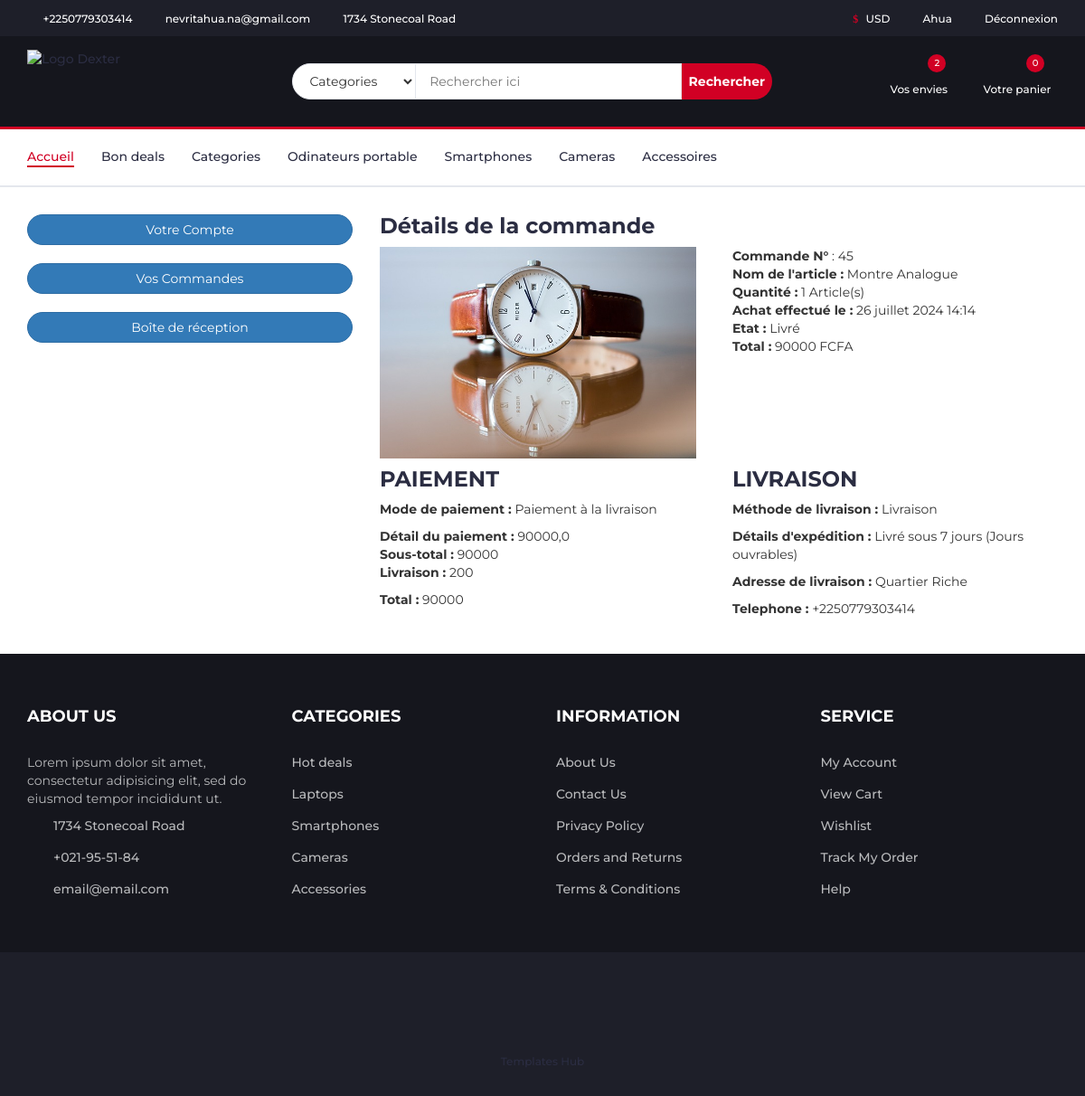
Page /my_account/account/orders/details/45/ (signed in) on the committed database.
### accounts/models.py (models this page shows, shortened)
class Shopper(AbstractBaseUser):
    email = models.EmailField(unique=True)
    last_name = models.CharField("Nom", max_length=30)
    first_name = models.CharField("Prénoms", max_length=100)
    telephone = PhoneNumberField()
    gender = models.CharField(max_length=10)
    birthdate = models.DateField(default=timezone.now)
    date_joined = models.DateTimeField(default=timezone.now)
    last_login = models.DateTimeField(default=timezone.now)
    is_admin = models.BooleanField(default=False)
    is_active = models.BooleanField(default=True)
    is_staff = models.BooleanField(default=False)
    is_superadmin = models.BooleanField(default=False)
    objects = CustomUserManager()
    USERNAME_FIELD = 'email'
    REQUIRED_FIELDS = [
        'last_name',
        'first_name',
        'telephone',
        'gender',
        'birthdate'
    ]
    @property
    def is_staff(self):
        "Is the user a member of staff?"
        return self.is_admin

### store/models.py (models this page shows, shortened)
class WishList(models.Model):
    user = models.OneToOneField(AUTH_USER_MODEL, on_delete=models.CASCADE)
    products = models.ManyToManyField(Product)

class Cart(models.Model):
    user = models.OneToOneField(AUTH_USER_MODEL, on_delete=models.CASCADE)
    orders = models.ManyToManyField(Order)

class OrderedItem(models.Model):
    user = models.ForeignKey(AUTH_USER_MODEL, on_delete=models.CASCADE)
    product = models.ForeignKey(Product, on_delete=models.CASCADE)
    order_id = models.ForeignKey(OrderOrder, on_delete=models.CASCADE)
    quantity = models.IntegerField(default=1)
    price = models.FloatField(default=0.0)
    total = models.IntegerField(default=0)
    def __str__(self):
        return f'{self.product.name} ({self.quantity})'

class Product(models.Model):
    name = models.CharField(max_length=50)
    title = models.TextField(max_length=200)
    category = models.ForeignKey(Category, on_delete=models.SET_NULL, null=True, blank=True)
    price = models.FloatField(default=0.0)
    old_price = models.FloatField(default=0.0)
    stock_quantity = models.IntegerField(default=0)
    description = RichTextField(blank=True)
    technical_information = RichTextField(blank=True, default='', verbose_name="Fiche technique")
    image = models.ImageField(upload_to='products', blank=True, null=True)
    slug = AutoSlugField(populate_from=['name'])

class OrderOrder(models.Model):
    user = models.ForeignKey(AUTH_USER_MODEL, on_delete=models.CASCADE)
    lastname = models.CharField(max_length=255, verbose_name="Nom de famille")
    firstname = models.CharField(max_length=255, verbose_name="Prénom")
    telephone = models.CharField(max_length=20, verbose_name="Téléphone")
    another_phone = models.CharField(max_length=20, blank=True, null=True, verbose_name="Autre téléphone")
    city = models.CharField(max_length=255, verbose_name="Ville")
    delivery_address = models.CharField(max_length=512, verbose_name="Adresse de livraison")
    payment_method = models.CharField(max_length=100, verbose_name="Methode de paiement")
    ordered_date = models.DateTimeField(blank=True, null=True)
    class Meta:
        verbose_name = "Commande d'utilisateur"
        verbose_name_plural = "Commandes d'utilisateurs"

### accounts/views.py (the view)
# urls.py: path('my_account/account/orders/details/<int:pk>/', views.account_orders_details, name='account-orders-details'),
def account_orders_details(request, pk):
    user = request.user
    order = get_object_or_404(OrderedItem, pk=pk)
    context = {'order': order}
    print(order)
    return render(request, 'account/account_manage_orders_details.html', context)

### templates/account/account_manage_orders_details.html (shortened to what this page needs)
{% extends "panel/base.html" %}
{% load static %}
{% block content %}
{% include "panel/header.html" %}
<div class="section">
    <div class="container">
        <div class="row gy-4 align-items-center">
            <div class="col-md-4 col-xs-6 text-center text-uppercase">
                <div class="compte">
                    <a href="{% url 'account-option' %}">
                        <button type="button" class="btn btn-primary mt-5" style="width: 100%;border-radius:20px">
                            Votre Compte
                        </button>
                    </a>
                </div>
                <div class="compte">
                    <a href="{% url 'account-orders' %}">
                        <button type="button" class="btn btn-primary mt-5" style="width: 100%;border-radius:20px">
                            Vos Commandes
                        </button>
                    </a>
                </div>
                <div class="compte">
                    <a href="">
                        <button type="button" class="btn btn-primary mt-5" style="width: 100%;border-radius:20px">
                            Boîte de réception
                        </button>
                    </a>
                </div>
            </div>
            <div class="col-md-8 col-xs-6">
                <h3>Détails de la commande</h3>
                {% if order %}
                <div class="cart-area-colors">
                    <div class="row">
                        <div class="col-md-6">
                            <p>
                                <img src="{{ order.product.image.url }}" width="350" alt="{{ order.product.name }}">
                            </p>
                        </div>
                        <div class="col-md-6">
                            <p>
                                <span class="bold-title">Commande N°</span> : {{order.pk}}
                                <br/>
                                <span class="bold-title">Nom de l'article :</span> {{ order.product.name }}
                                <br/>
                                <span class="bold-title">Quantité :</span> {{order.quantity}} Article(s)
                                <br/>
                                <span class="bold-title">Achat effectué le :</span> {{ order.order_id.ordered_date }}
                                <br/>
                                <span class="bold-title">Etat :</span> Livré
                                <br/>
                                <span class="bold-title">Total :</span> {{ order.total }} FCFA
                            </p>
                        </div>
                    </div>
                </div>
                <div class="cart-area-colors">
                    <div class="row">
                        <div class="col-md-6">
                            <h3 class="text-uppercase">
                                paiement
                            </h3>
                            <p>
                                <span class="bold-title">Mode de paiement :</span> {{order.order_id.payment_method}}
                            </p>
                            <p>
                                <span class="bold-title">Détail du paiement :</span> {{order.price}} <br/> <span
                                    class="bold-title">Sous-total :</span> {{order.total}}
                                <br/> <span class="bold-title">Livraison :</span> 200
                            </p>
                            <p>
                                <span class="bold-title">Total :</span> {{order.total}}
                            </p>
                        </div>
                        <div class="col-md-6">
                            <h3 class="text-uppercase">
                                livraison
                            </h3>
                            <p>
                                <span class="bold-title"> Méthode de livraison :</span> Livraison
                            </p>
                            <p>
                                <span class="bold-title">Détails d'expédition :</span> Livré sous 7 jours (Jours
                                ouvrables)
                            </p>
                            <p>
                                <span class="bold-title">Adresse de livraison :</span> {{order.order_id.delivery_address}}
                            </p>
                            <p>
                                <span class="bold-title">Telephone :</span> {{ order.order_id.telephone }}
                            </p>
                        </div>
                    </div>
                </div>
                {% endif %}
            </div>
        </div>
    </div>
</div>
{% include "panel/footer.html" %}
{% endblock content %}

### templates/panel/header.html (shortened to what this page needs)
{% load static %}
<header>
    {% if request.path != '/cart/checkout/' %}
    <div id="top-header">
        <div class="container">
            <ul class="header-links pull-left">
                <li><a href="#"><i class="fa fa-phone"></i> {{ user.telephone }} </a></li>
                <li><a href="#"><i class="fa fa-envelope-o"></i> {{ user.email }}</a></li>
                <li><a href="#"><i class="fa fa-map-marker"></i> 1734 Stonecoal Road</a></li>
            </ul>
            <ul class="header-links pull-right">
                <li><a href="#"><i class="fa fa-dollar"></i> USD</a></li>
                {% if user.is_authenticated %}
                <li><a href="{% url 'account-manage' %}"><i class="fa fa-user-o"></i> {{ user.last_name }} </a></li>
                <li><a href="{% url 'logout' %}"><i class="fa fa-sign-out"></i> Déconnexion </a></li>
                {% else %}
                <li><a href="{% url 'signin' %}"><i class="fa fa-user-o"></i> Se connecter</a></li>
                {% endif %}
            </ul>
        </div>
    </div>
    {% endif %}
    <div id="header">
        <div class="container">
            <div class="row">
                <div class="col-md-3">
                    <div class="header-logo">
                        <a href="{% url 'accueil' %}" class="logo">
                            <img src='{% static "images/logo.png" %}' alt="Logo Dexter">
                        </a>
                    </div>
                </div>
                {% if request.path != '/cart/checkout/' %}
                <div class="col-md-6">
                    <div class="header-search">
                        <form>
                            <select class="input-select">
                                <option value="0">Categories</option>
                            </select>
                            <input class="input" placeholder="Rechercher ici">
                            <button class="search-btn">Rechercher</button>
                        </form>
                    </div>
                </div>
                {% endif %}
                {% if request.path != '/cart/checkout/' %}
                <div class="col-md-3 clearfix">
                    <div class="header-ctn">
                        <div>
                            <a href="{% url 'wishlist' %}">
                                <i class="fa fa-heart-o"></i>
                                <span>Vos envies</span>
                                {% if user.wishlist %}
                                <div class="qty">
                                    {{ user.wishlist.products.count }}
                                </div>
                                {% else %}
                                <div class="qty">
                                    0
                                </div>
                                {% endif %}
                            </a>
                        </div>
                        <div>
                            {% if user.cart %}
                            <a href="{% url 'cart' %}">
                                <i class="fa fa-shopping-cart"></i>
                                <span>Votre panier</span>
                                <div class="qty">
                                    {{ user.cart.orders.count }}
                                </div>
                            </a>
                            {% endif %}
                        </div>
                    </div>
                </div>
                {% endif %}
            </div>
        </div>
    </div>
</header>
{% include "panel/navigation.html" %}

### templates/static/style/css/style.css (style rules this page uses)
body { font-family: 'Montserrat', sans-serif; font-weight: 400; color: #333; }
a { color: #2B2D42; font-weight: 500; -webkit-transition: 0.2s color; transition: 0.2s color; }
ul, ol { margin: 0; padding: 0; list-style: none }
.input { height: 40px; padding: 0px 15px; border: 1px solid #E4E7ED; background-color: #FFF; width: 100%; }
.input-select { padding: 0px 15px; background: #FFF; border: 1px solid #E4E7ED; height: 40px; }
.section { padding-top: 30px; padding-bottom: 30px; }
#top-header { padding-top: 10px; padding-bottom: 10px; background-color: #1E1F29; }
.header-links li { display: inline-block; margin-right: 15px; font-size: 12px; }
.header-links li:last-child { margin-right: 0px; }
.header-links li a { color: #FFF; }
.header-links li i { color: #D10024; margin-right: 5px; }
#header { padding-top: 15px; padding-bottom: 15px; background-color: #15161D; }
.header-logo { float: left; }
.header-logo .logo img { display: block; }
.header-search { padding: 15px 0px; }
.header-search form { position: relative; }
.header-search form .input-select { margin-right: -4px; border-radius: 40px 0px 0px 40px; }
.header-search form .input { width: calc(100% - 260px); margin-right: -4px; }
.header-search form .search-btn { height: 40px; width: 100px; background: #D10024; color: #FFF; font-weight: 700; border: none; border-radius: 0px 40px 40px 0px; }
.header-ctn { float: right; padding: 15px 0px; }
.header-ctn>div { display: inline-block; }
.header-ctn>div+div { margin-left: 15px; }
.header-ctn>div>a { display: block; position: relative; width: 90px; text-align: center; color: #FFF; }
.header-ctn>div>a>i { display: block; font-size: 18px; }
.header-ctn>div>a>span { font-size: 12px; }
.header-ctn>div>a>.qty { position: absolute; right: 15px; top: -10px; width: 20px; height: 20px; line-height: 20px; text-align: center; border-radius: 50%; font-size: 10px; color: #FFF; background-color: #D10024; }
.compte { margin-bottom:20px }
.bold-title { font-weight:bold; }

### rows in the picture
Shopper: telephone "+2250779303414", email "nevritahua.na@gmail.com", last_name "Ahua", wishlist.products.count "2", cart.orders.count "0"
OrderedItem: product.image (picture), pk "45", product.name "Montre Analogue", quantity "1", order_id.ordered_date "26 juillet 2024 14:14", total "90000", order_id.payment_method "Paiement à la livraison", price "90000,0", order_id.delivery_address "Quartier Riche", order_id.telephone "+2250779303414"
